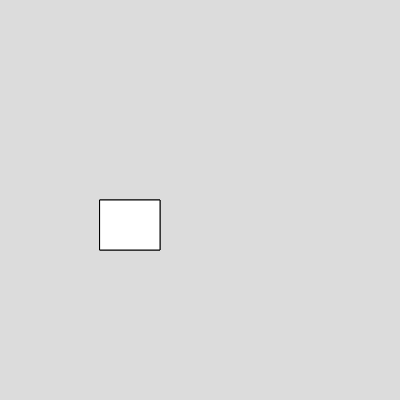
Frame 1 (no input)
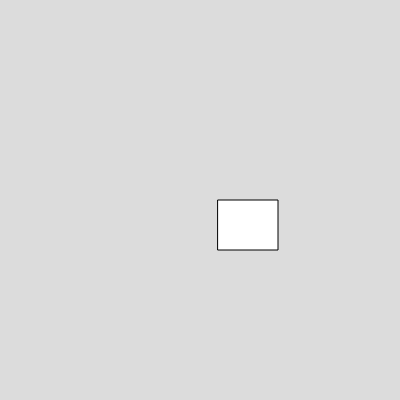
Frame 60 (no input)
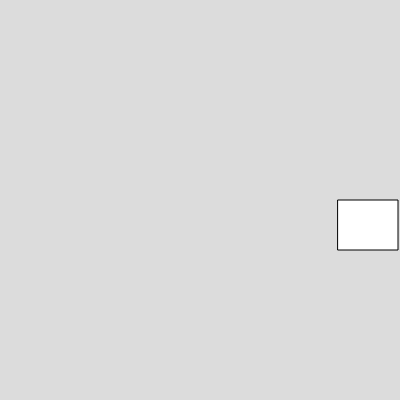
Frame 120 (the mouse pressed at the canvas centre since frame 60)

The p5.js sketch that drew these frames (run headless with seeded random() and noise() and a simulated clock; from frame 60 on, the mouse is pressed at the canvas centre):

// p5.js sketch
// ── sketch.js
var box1,box2;



function setup() 
{
  createCanvas(400, 400);
  box1=new box();
  box2=new box();
}

function draw() 
{
  background(220);
  box1.show();
  box1.set_speed(2);
  box2.show();
  box2.set_speed(-3);
}


// ── box.js
class box {
    constructor() {
        this.x = 100;
        this.y = 200;
        this.w = 60;
        this.h = 50;
    }
    show() {
        rect(this.x, this.y, this.w, this.h);

    }
    set_speed(v) {
        this.x = this.x + v;
        
    }
}
